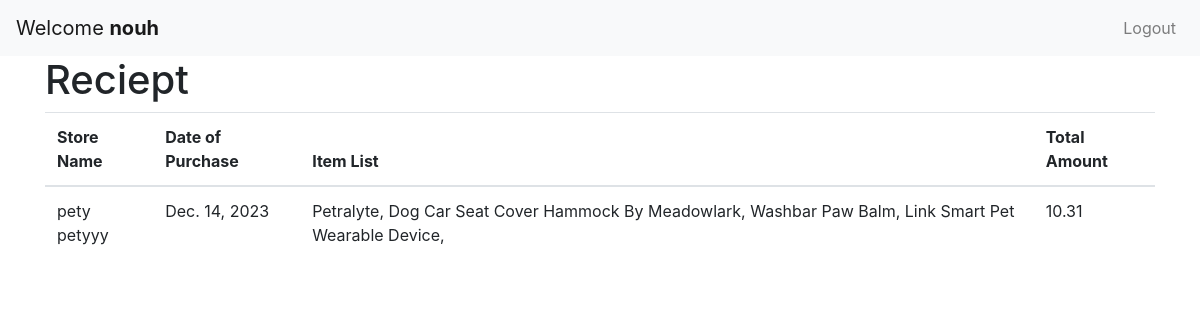
/1/ (signed in), run on the app's committed database.
### reciepts/models.py (models this page shows, shortened)
class Reciept(models.Model):
    user = models.ForeignKey(User, on_delete=models.CASCADE)
    store_name = models.CharField(max_length=100)
    data_of_purchase = models.DateField()
    item_list = models.TextField()
    total_amount = models.DecimalField(max_digits=10, decimal_places=2)

### reciepts/views.py (the view)
# urls.py: path('<str:pk>/', views.recieptView, name='reciept'),
def recieptView(request, pk):
    reciept = Reciept.objects.filter(id=pk)[0]
    context = {'reciept': reciept}
    return render(request, 'reciepts/reciept.html', context)

### templates/reciepts/reciept.html (shortened to what this page needs)
<!DOCTYPE html>
<html lang="en">
<head>
    <link href="https://maxcdn.bootstrapcdn.com/bootstrap/4.5.2/css/bootstrap.min.css" rel="stylesheet">
</head>
<body>
    <nav class="navbar navbar-expand-lg navbar-light bg-light">
        <a class="navbar-brand" href="#">Welcome <b>{{ user.username }}</b></a>
        <div class="collapse navbar-collapse" id="navbarNav">
            <ul class="navbar-nav ml-auto">
                <li class="nav-item">
                    <a class="nav-link" href="{% url "reciepts:logout" %}">Logout</a>
                </li>
            </ul>
        </div>
    </nav>
    <div class="container">
        <h1>Reciept</h1>
        <table class="table">
            <thead>
                <tr>
                    <th>Store Name</th>
                    <th>Date of Purchase</th>
                    <th>Item List</th>
                    <th>Total Amount</th>
                </tr>
            </thead>
            <tbody>
                <tr>
                    <td>{{ reciept.store_name }}</td>
                    <td>{{ reciept.data_of_purchase }}</td>
                    <td>{{ reciept.item_list }}</td>
                    <td>{{ reciept.total_amount }}</td>
                </tr>
            </tbody>
        </table>
    </div>
</body>
</html>

### data on the page
Reciept: store_name "pety petyyy", data_of_purchase "Dec. 14, 2023", item_list "Petralyte, Dog Car Seat Cover Hammock By Meadowlark, Washbar Paw Balm, Link Smart Pet Wearable Device,", total_amount "10.31"

### other printed values
{{ user.username }} "nouh"
